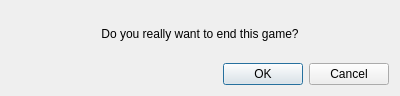
<?xml version="1.0" encoding="UTF-8"?>
<ui version="4.0">
 <class>StopGameWidget</class>
 <widget class="QDialog" name="StopGameWidget">
  <property name="geometry">
   <rect>
    <x>0</x>
    <y>0</y>
    <width>400</width>
    <height>96</height>
   </rect>
  </property>
  <property name="windowTitle">
   <string>Dialog</string>
  </property>
  <layout class="QVBoxLayout" name="verticalLayout">
   <item>
    <widget class="QLabel" name="label">
     <property name="text">
      <string>Do you really want to end this game?</string>
     </property>
     <property name="alignment">
      <set>Qt::AlignCenter</set>
     </property>
    </widget>
   </item>
   <item>
    <widget class="QDialogButtonBox" name="buttonBox">
     <property name="orientation">
      <enum>Qt::Horizontal</enum>
     </property>
     <property name="standardButtons">
      <set>QDialogButtonBox::Cancel|QDialogButtonBox::Ok</set>
     </property>
    </widget>
   </item>
  </layout>
 </widget>
 <resources/>
 <connections>
  <connection>
   <sender>buttonBox</sender>
   <signal>accepted()</signal>
   <receiver>StopGameWidget</receiver>
   <slot>accept()</slot>
   <hints>
    <hint type="sourcelabel">
     <x>248</x>
     <y>254</y>
    </hint>
    <hint type="destinationlabel">
     <x>157</x>
     <y>274</y>
    </hint>
   </hints>
  </connection>
  <connection>
   <sender>buttonBox</sender>
   <signal>rejected()</signal>
   <receiver>StopGameWidget</receiver>
   <slot>reject()</slot>
   <hints>
    <hint type="sourcelabel">
     <x>316</x>
     <y>260</y>
    </hint>
    <hint type="destinationlabel">
     <x>286</x>
     <y>274</y>
    </hint>
   </hints>
  </connection>
 </connections>
</ui>
